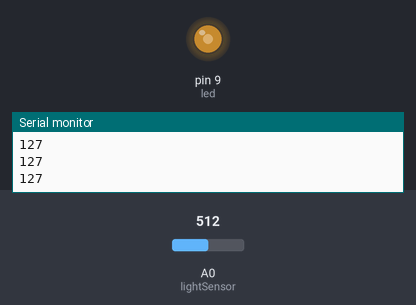
A sketch run on a simulated Arduino Uno, built with avr-gcc and run on an emulated ATmega328P. Shown: output pins drawn as LEDs (lit = HIGH), the last lines printed to the serial monitor. Inputs (shaded band) come from the test bench; at power-on: A0 (lightSensor) = 512.

Above: at 1.2 s.
1.3 s: A0 (lightSensor) set to 306
At 2.5 s:
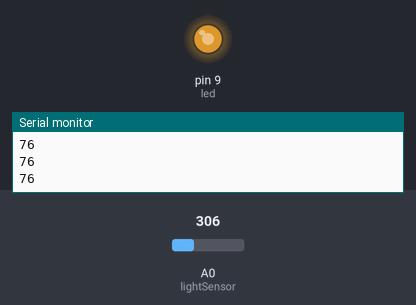
2.8 s: A0 (lightSensor) set to 122
At 3.2 s:
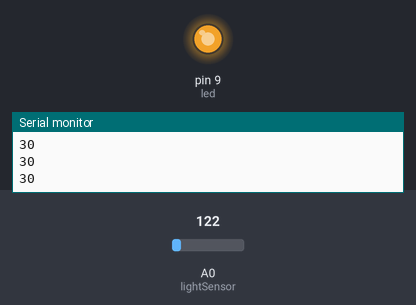
4.3 s: A0 (lightSensor) set to 900
At 5.0 s:
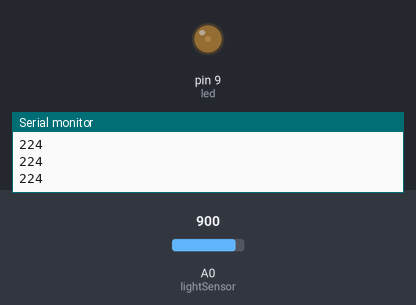
5.8 s: A0 (lightSensor) set to 1023
At 6.8 s:
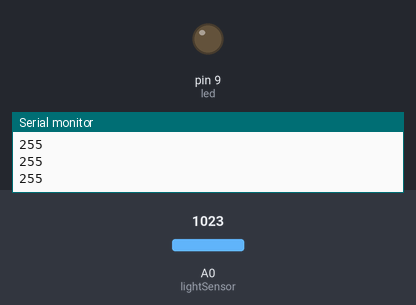
7.3 s: A0 (lightSensor) set to 511
At 8.7 s:
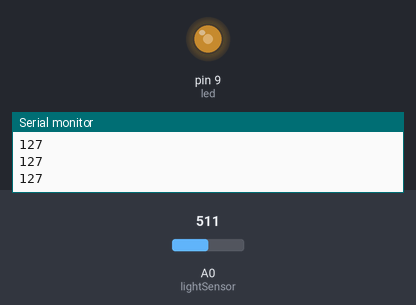
Timing chart, 0 to 9.8 s (numbered marks = the images above; inputs shaded):
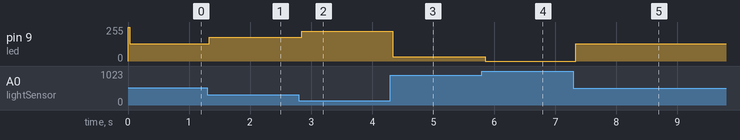

The sketch:

exercitiul2.ino
```cpp
int led = 9;         // the PWM pin the LED is attached to
int brightness = 0;  // how bright the LED is
int lightSensor = 0;

// the setup routine runs once when you press reset:
void setup() {
  // declare pin 9 to be an output:
  pinMode(led, OUTPUT);
  Serial.begin(9600);
}

// the loop routine runs over and over again forever:
void loop() {
  // set the brightness of pin 9:
  analogWrite(led, 255 - brightness);
  brightness = analogRead(lightSensor);
  brightness = map(brightness, 0, 1023, 0, 255);
  Serial.println(brightness);

  delay(30);
}
```

Measured:
- after the input at 1.3 s, pin 9 (led): 128/255 → 179/255 at once
- after the input at 2.8 s, pin 9 (led): 179/255 → 225/255 after 0.05 s
- after the input at 4.3 s, pin 9 (led): 225/255 → 31/255 at once
- after the input at 5.8 s, pin 9 (led): 31/255 → 0/255 after 0.05 s
- after the input at 7.3 s, pin 9 (led): 0/255 → 128/255 at once
